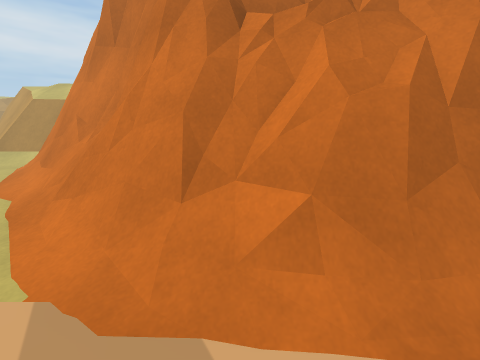
View 1 (above)

16 first-person views from a walk through a Unity game level. The camera is 1.2 m above the floor, tilts 14° down and sees 90° across. The floor is counted in squares, 0.5 m on a side. Each view is taken from the middle of a square. On the plan, view 1 faces up. The plan holds only what a view shows up to about 17 squares ahead; the rest is blank. The place goes on beyond the plan. The player character is not drawn.

View 2
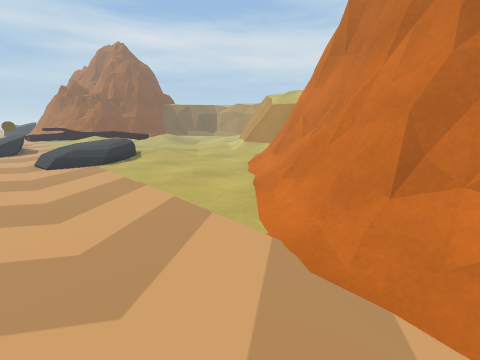

View 3
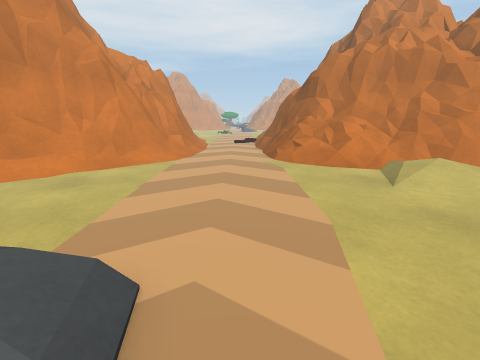

View 4
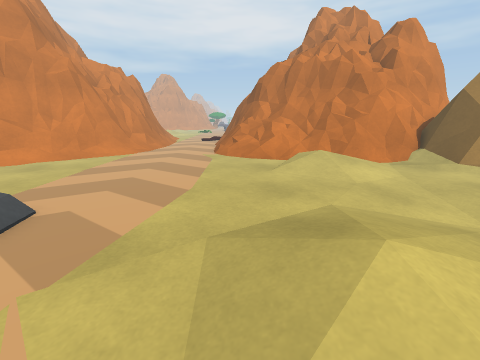

View 5
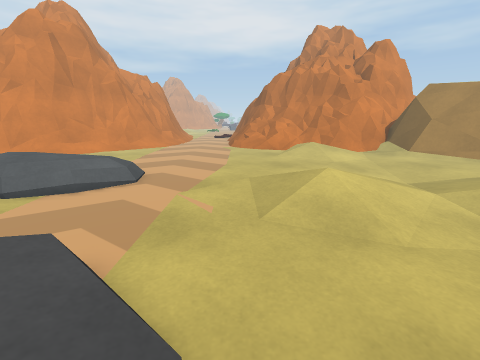

View 6
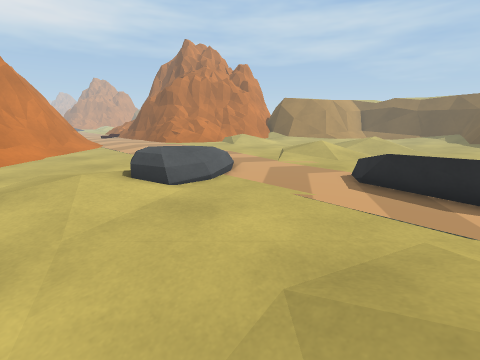

View 7
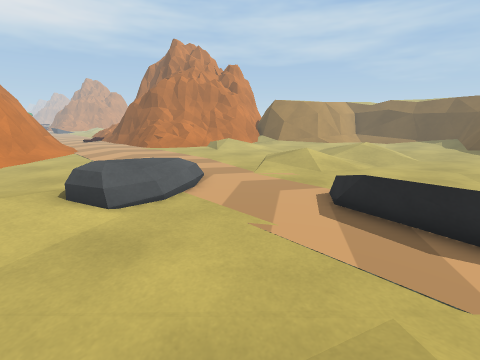

View 8
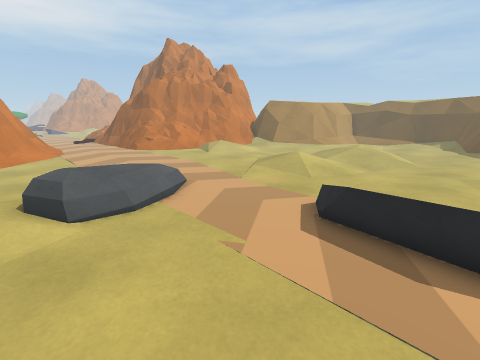

View 9
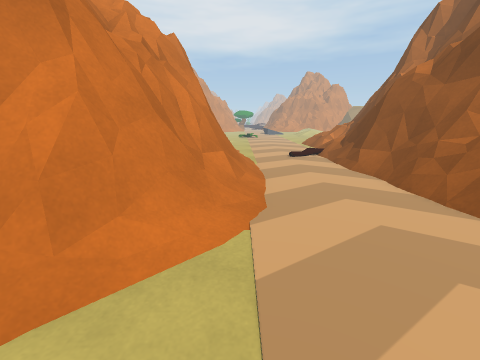

View 10
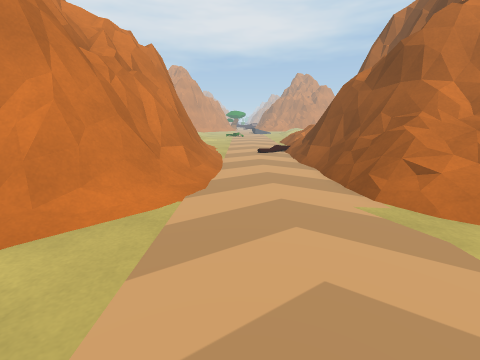

View 11
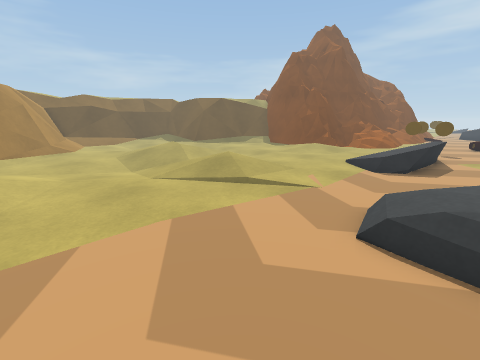

View 12
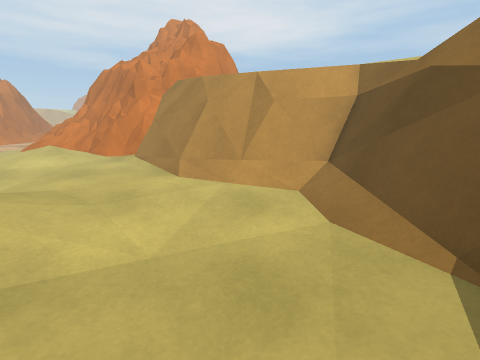

View 13
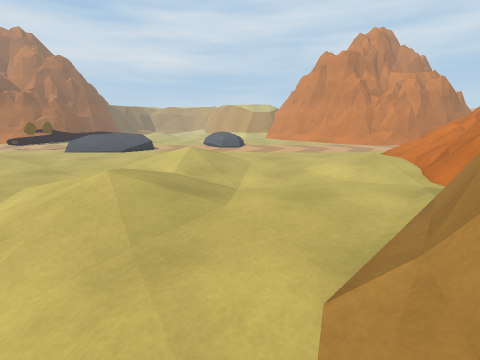

View 14
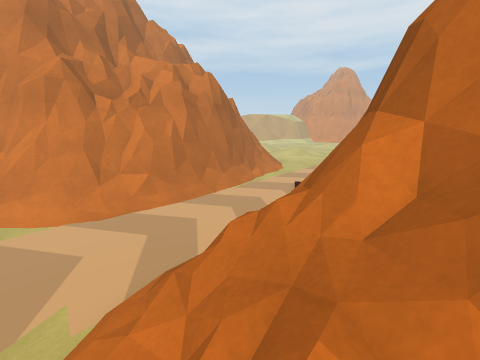

View 15
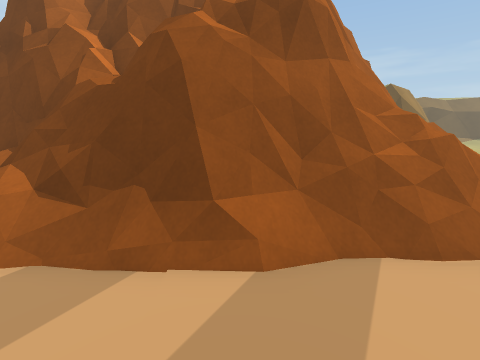

View 16
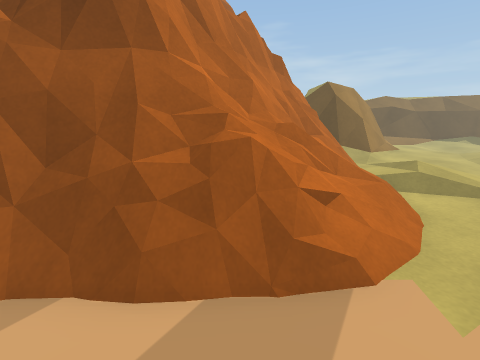

### Floor plan
Key: @ floor where view 1 was taken; # wall or solid block; . main floor; : floor 0.25 m higher than the main floor; - floor 0.25 m lower than the main floor; + floor 0.5 m higher than the main floor; * floor 1 m higher than the main floor; % floor 1.25 m higher than the main floor; & floor 1.5 m higher than the main floor; / step, stairs or slope; = window, fence, low wall or low ledge; ^ raised ledge; R rock.
Columns run from 26 left of view 1 to 9 right of it. Each row starts with its distance up from view 1.
  9 . -..............//=###
  8  .......:::......../=^##
  7 ........:::.........:=^#####
  6 :........::..........:=######
  5 ........+ +...........#====#########
  4 ........   ............///#=###=#===
  3 ........    .............//:#=#////
  2 ........:  :........................
  1 RR.......: :........................
  0 +++.......................@.........
 -1    /............................../
 -2    /...............................
 -3   /.......................:////=#::/
 -4 ......................///======####/
 -5 .......:::...........////*##^######=
 -6 ....../:::.........../+/*%=####   ##
 -7 ....../:+//..........///*&=##
 -8 .......::::......://////##=#
 -9 ......../:....../:+::///==##
-10 ....--.../......::/:// =#^##
-11 ....--.....--....:/.#==^###
-12 .....///...---....:#=#^###
-13 .....: ::/.-.......######
-14 ...... ://.........=##
-15 .. -//::::.......:/=#
-16 ..  ./:::.......===#=
-17 ..   ..........=#####
-18      ........./=##
-19     ..-....../=##
-20     ..---....=###
-21     .----.../=##
-22   . ...-....=^##
-23     ......./=##
-24     ......./=^^
-25      :://///=^^
-26      ###=##=#^
-27        ^^#^^#^

Positions as (right, up) in squares from view 1, and headings:
1: (0, 0), facing up
2: (0, -1), facing up-left
3: (-18, -1), facing right
4: (-21, -5), facing right
5: (-26, -4), facing right
6: (-26, 9), facing down-right
7: (-26, 7), facing down-right
8: (-26, 6), facing down-right
9: (-8, 3), facing right
10: (-10, 1), facing right
11: (-10, 2), facing down-left
12: (-24, -22), facing right
13: (-15, -22), facing up
14: (-4, -8), facing up-right
15: (4, 1), facing down
16: (-1, 0), facing down
